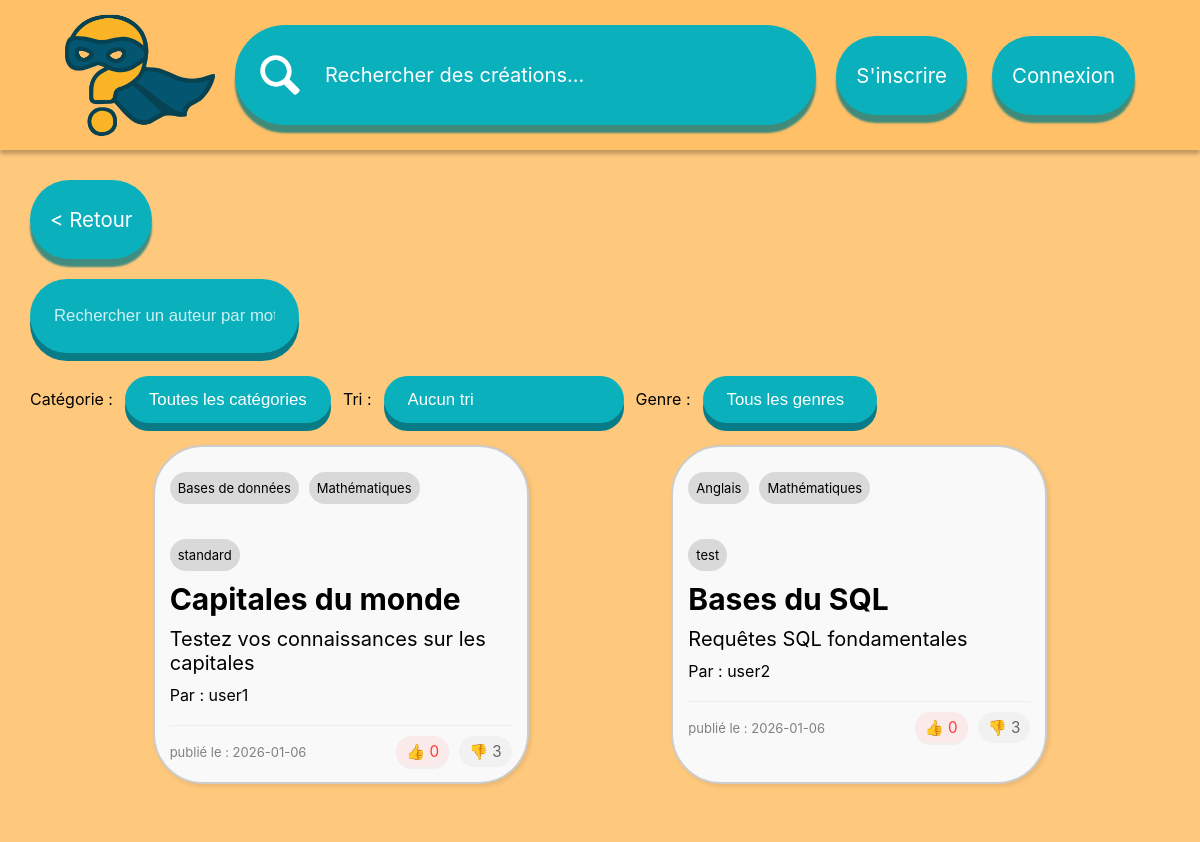
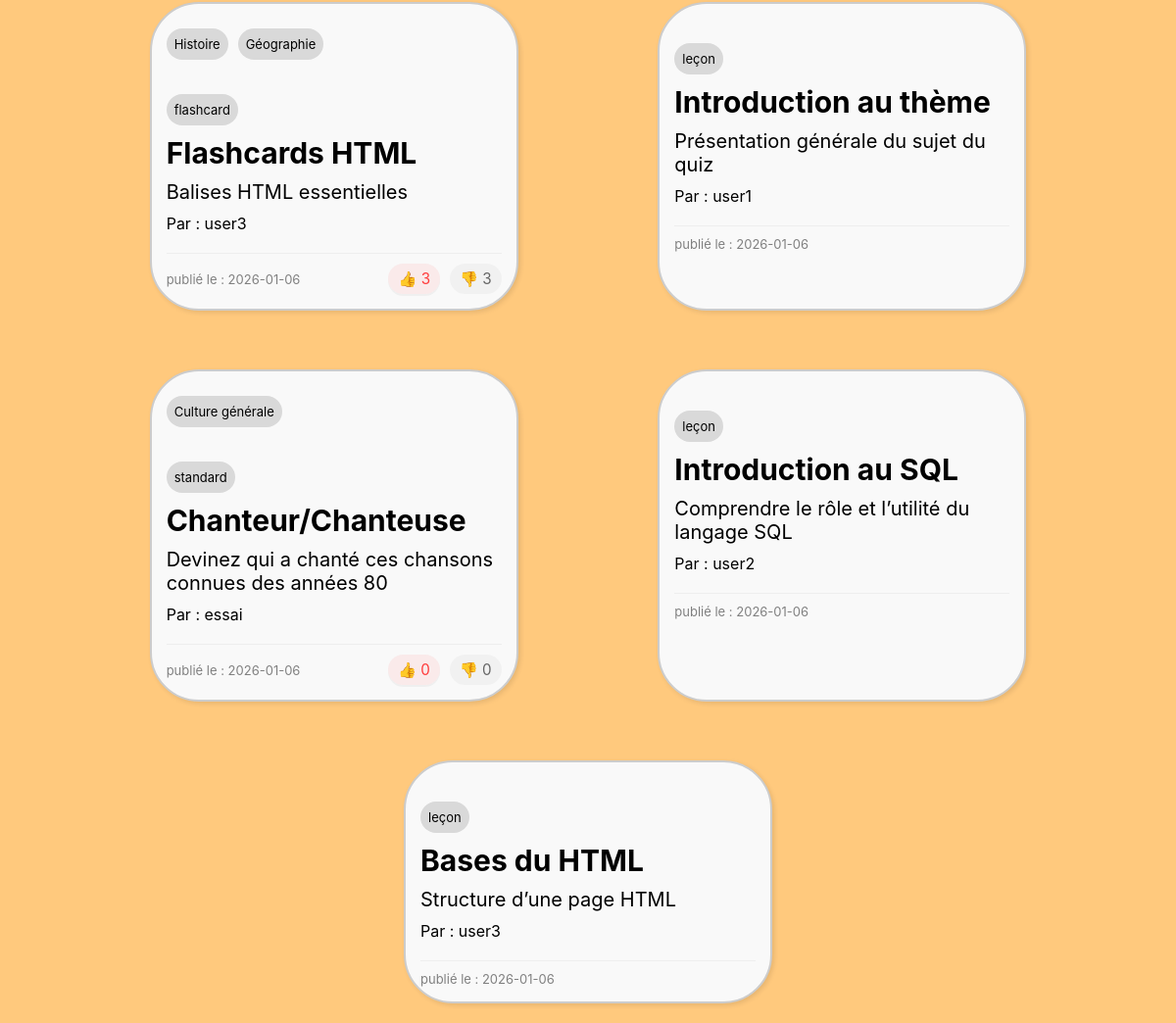
The app's page /?page=catalogue with its own data (2 pictures, top to bottom).
### tables this page shows
CREATE TABLE categories(
                id INTEGER PRIMARY KEY AUTOINCREMENT,
                categorieName TEXT NOT NULL,
                description TEXT,
                UNIQUE(categorieName)
            );

CREATE TABLE Lecon(
                id INTEGER PRIMARY KEY AUTOINCREMENT,
                user_id INTEGER NOT NULL,
                quiz_id INTEGER,
                title TEXT NOT NULL,
                description TEXT,
                disponibilite TEXT,
                date DATE DEFAULT CURRENT_DATE,
                FOREIGN KEY (user_id) REFERENCES users(id) ON DELETE CASCADE,
                FOREIGN KEY (quiz_id) REFERENCES quiz(id) ON DELETE CASCADE,
                CHECK (disponibilite IN ('public','private','ami'))
            );

### src/controllers/catalogueController.php (called while the page is built, shortened)
<?php
require_once ROOT . '/src/models/CatalogueModel.php';
class CatalogueController
{
    public function index()
    {
        $db = getDbConnection();
        $this->model = new CatalogueModel($db);
        $cats = $this->model->getCategories();
        $recherche_cat = isset($_GET['categorie']) && !empty($_GET['categorie']) && htmlspecialchars($_GET['categorie']) != 'Toutes les catégories' ? (int)$_GET['categorie'] : null;
        $recherche_contenu = isset($_GET['contenu']) && (!empty($_GET['contenu']) || $_GET['contenu'] == '0') ? htmlspecialchars($_GET['contenu']) : '';
        $recherche_auteur = isset($_GET['searchAuthor']) && (!empty($_GET['searchAuthor']) || $_GET['searchAuthor'] == '0') ? htmlspecialchars($_GET['searchAuthor']) : '';
        $tri = isset($_GET['tri']) && !empty($_GET['tri']) ? $_GET['tri'] : null;
        $user = isset($_SESSION['id']) ? (int)$_SESSION['id'] : null;
        $genre = isset($_GET['genre']) && !empty($_GET['genre']) ? $_GET['genre'] : '';
        $quiz_correspondants = $this->model->searchContentByAll($user, $recherche_cat, $recherche_contenu,  $recherche_auteur, $genre, $tri);
        $quizzes = $quiz_correspondants;
        foreach ($quizzes as $index => $quiz) {
            if ($quizzes[$index]['genre'] == 'leçon'){
                $quizzes[$index]['categories'] = $this->model->getCategoriesFromLesson($quiz['id']);
            }
            else{
                $quizzes[$index]['categories'] = $this->model->getCategoriesFromQuiz($quiz['id']);
            }
        }
        require ROOT . '/src/views/catalogue.php';
    }
}

### src/models/CatalogueModel.php (called while the page is built, shortened)
<?php
class CatalogueModel {
    private $db;
    public function __construct($db) {
        $this->db = $db;
    }
    public function getCategories(): mixed{
        try{
            $sql = $this->db->prepare("SELECT DISTINCT id,CategorieName FROM categories;");
            $sql->execute();
            $categories = $sql->fetchAll(PDO::FETCH_ASSOC);
            return $categories;
        }catch(PDOException $e){
            die("Fetching categories failed: " . $e->getMessage());
        }catch(Exception $e){
            die("Error: " . $e->getMessage());
        }
    }
    public function searchContentByAll(int|null $user_id, int|null $recherche_cat, string $recherche_contenu = "", string $recherche_auteur = "", string $genre = "", string|null $tris = null): mixed{
        try{
            $baseSql = "SELECT * FROM
            (SELECT DISTINCT quiz.id, title, quiz.description, difficulty, users.username, date, genre,
            (SELECT COUNT(like_id) FROM likes WHERE quiz_id = quiz.id) AS likes,
            (SELECT COUNT(dislike_id) FROM dislikes WHERE quiz_id = quiz.id) AS dislikes
            FROM quiz
            LEFT JOIN categorie_quiz ON categorie_quiz.quiz_id = quiz.id
            LEFT JOIN categories ON categories.id = categorie_quiz.category_id
            INNER JOIN users ON users.id = quiz.user_id
            WHERE (
            quiz.disponibilite IS NULL
            OR quiz.disponibilite = 'public'
            OR (quiz.disponibilite = 'ami' AND EXISTS(SELECT quiz_id FROM amiDisponibilite WHERE ami_id = ? AND quiz_id = quiz.id))
            OR quiz.user_id = ? )
            AND (categories.id = ? OR ? IS NULL) AND (quiz.title LIKE ? OR quiz.description LIKE ?) AND users.username LIKE ?
            UNION
            SELECT DISTINCT lesson.id, title, lesson.description, NULL AS difficulty, users.username, date, 'leçon' AS genre,
            NULL AS likes,NULL AS dislikes FROM Lecon AS lesson
            LEFT JOIN categorie_lecon ON categorie_lecon.lesson_id = lesson.id
            LEFT JOIN categories ON categories.id = categorie_lecon.category_id
            INNER JOIN users ON users.id = lesson.user_id
            WHERE (
            lesson.disponibilite IS NULL
            OR lesson.disponibilite = 'public'
            OR (lesson.disponibilite = 'ami' AND EXISTS(SELECT lesson_id FROM amiDisponibilite WHERE ami_id = ? AND lesson_id = lesson.id))
            OR lesson.user_id = ?)
            AND (categories.id = ? OR ? IS NULL) AND (lesson.title LIKE ? OR lesson.description LIKE ?) AND users.username LIKE ?) AS Requete
            WHERE Requete.genre LIKE ?";
            $sql = $this->db->prepare($baseSql . ' LIMIT 500;');
            $sql->bindValue(1,$user_id);
            $sql->bindValue(2,$user_id);
            $sql->bindValue(3,$recherche_cat);
            $sql->bindValue(4,$recherche_cat);
            $sql->bindValue(5,'%'.$recherche_contenu.'%');
            $sql->bindValue(6,'%'.$recherche_contenu.'%');
            $sql->bindValue(7,'%'.$recherche_auteur.'%');
            $sql->bindValue(8,$user_id);
            $sql->bindValue(9,$user_id);
            $sql->bindValue(10,$recherche_cat);
            $sql->bindValue(11,$recherche_cat);
            $sql->bindValue(12,'%'.$recherche_contenu.'%');
            $sql->bindValue(13,'%'.$recherche_contenu.'%');
            $sql->bindValue(14,'%'.$recherche_auteur.'%');
            $sql->bindValue(15,'%'.$genre.'%');
            $sql->execute();
            $quiz = $sql->fetchAll(PDO::FETCH_ASSOC);
            return $quiz;
        }catch(PDOException $e){
            die("Searching categories failed: " . $e->getMessage());
        }catch(Exception $e){
            die("Error: " . $e->getMessage());
        }
    }
    public function getCategoriesFromQuiz( $quiz_id): mixed{
        try{
            $sql = $this->db->prepare("SELECT DISTINCT categories.id, categories.categorieName FROM categories
            INNER JOIN categorie_quiz ON categorie_quiz.category_id = categories.id
            WHERE categorie_quiz.quiz_id = ?;");
            $sql->bindParam(1,$quiz_id);
            $sql->execute();
            $categories = $sql->fetchAll(PDO::FETCH_ASSOC);
            return $categories;
        }catch(PDOException $e){
            die("Fetching categories from quiz failed: " . $e->getMessage());
        }catch(Exception $e){
            die("Error: " . $e->getMessage());
        }
    }
    public function getCategoriesFromLesson( $lesson_id): mixed{
        try{
            $sql = $this->db->prepare("SELECT DISTINCT categories.id, categories.categorieName FROM categories
            INNER JOIN categorie_lecon ON categorie_lecon.category_id = categories.id
            WHERE categorie_lecon.lesson_id = ?;");
            $sql->bindParam(1,$lesson_id);
            $sql->execute();
            $categories = $sql->fetchAll(PDO::FETCH_ASSOC);
            return $categories;
        }catch(PDOException $e){
            die("Fetching categories from quiz failed: " . $e->getMessage());
        }catch(Exception $e){
            die("Error: " . $e->getMessage());
        }
    }
}
?>

### src/views/catalogue.php (the view, shortened to what this page needs)
<?php
require 'partials/header.php';
?>
<div class="catalogue">
    <button onclick="window.location.href='index.php?page=home'" class="button" type="submit">
        <span></span>
        <p>< Retour</p>
    </button>
    <form method="GET" action="index.php">
        <div class="search-author">
            <?php
            echo '<input type="text" name="searchAuthor" placeholder="Rechercher un auteur par mot-clé" value="' . (isset($_GET['searchAuthor']) ? htmlspecialchars($_GET['searchAuthor']) : '') . '">';
            ?>
        </div>
        <div class="selects">
            <p>Catégorie :</p>
            <select name="categorie" onchange="this.form.submit()">
                <option value="">Toutes les catégories</option>
                <?php
                foreach ($quizzes as $quiz) {
                    if ($quiz['genre'] === 'flashcard') {
                        $genre = 'flashcard';
                        $suite = '&action=start';
                    } elseif ($quiz['genre'] === 'standard') {
                        $genre = 'pageInterQuiz';
                        $suite = '&type=standard';
                    } elseif ($quiz['genre'] === 'test') {
                        $genre = 'pageInterQuiz';
                        $suite = '&type=test';
                    }elseif ($quiz['genre'] === 'leçon'){
                        $genre = 'lesson';
                        $suite = '&categorie=view';
                    }
                }
                ?>
            </select>
            <p>Tri :</p>
            <select name="tri" onchange="this.form.submit()">
                <option value="">Aucun tri</option>
            </select>
            <p>Genre :</p>
            <select name="genre" onchange="this.form.submit()">
                <option value="">Tous les genres</option>
            </select>
        </div>
    </form>
    <div class="quiz-affichage">
        <?php
        foreach ($quizzes as $quiz) {
            if ($quiz['genre'] === 'flashcard') {
                $genre = 'flashcard';
                $suite = '&action=start';
            } elseif ($quiz['genre'] === 'standard') {
                $genre = 'standard';
                $suite = '';
            } elseif ($quiz['genre'] === 'test') {
                $genre = 'test';
                $suite = '';
            }elseif ($quiz['genre'] === 'leçon'){
                $genre = 'lesson';
                $suite = '&categorie=view';
            }
            echo '<div class="quiz" onclick="window.location.href=\'index.php?page=' . $genre . '' . $suite . '&id=' . $quiz['id'] . '\'">
        <article >
            <div class="quiz-cat">';
            if (!empty($quiz['categories']) && is_array($quiz['categories'])) {
                foreach ($quiz['categories'] as $cat) {
                    $catName = $cat['categorieName'] ?? $cat['CategorieName'] ?? $cat['name'] ?? '';
                    echo '<span class="category">' . htmlspecialchars($catName) . '</span>';
                }
            }
            echo '</div>
        <p class="quiz-genre">' . htmlspecialchars($quiz['genre'] ?? '') . '</p>
        <br><p class="quiz-title">' . htmlspecialchars($quiz['title'] ?? '') . '</p>
        <br><p class="quiz-description">' . htmlspecialchars($quiz['description'] ?? '') . '</p>
        <br><p class="quiz-auteur">Par : ' . htmlspecialchars($quiz['username'] ?? '') . '</p>
        <div class="quiz-footer">
            <p class="quiz-date">publié le : ' . htmlspecialchars($quiz['date'] ?? '') . '</p>
                <div class="quiz-reactions">';
                if ($quiz['genre'] != 'leçon'){
                    echo '
                    <span class="reaction like">👍 ' . htmlspecialchars($quiz['likes'] ?? 0) . '</span>
                    <span class="reaction dislike">👎 ' . htmlspecialchars($quiz['dislikes'] ?? 0) . '</span>';
                }
                echo '</div>
            </div>
        </article>
    </div>';
        }
        ?>
    </div>
</div>

### public/assets/style/catalogue.css (style rules this page uses)
.catalogue { padding: 30px 30px 0 30px; }
.catalogue .search-author { margin-top: 20px; margin-bottom: 20px; }
.catalogue .search-author input { background-color: #0AB1BD; border-radius: 50px; color: white; border: none; padding: 14px 24px; font-size: 1.05rem; line-height: 1.2; min-height: 46px; cursor: text; outline: none; box-shadow: 0 8px 0 #087b86; -webkit-appearance: none; -moz-appearance: none; appearance: none; display: inline-block; vertical-align: middle; }
.catalogue .search-author input::placeholder { color: white; opacity: 0.8; }
.catalogue .selects { display: flex; gap: 12px; align-items: center; }
.catalogue .selects select { border-radius: 50px; background-color: #0AB1BD; color: white; border: none; padding: 14px 24px; font-size: 1.05rem; min-height: 46px; cursor: pointer; outline: none; box-shadow: 0 8px 0 #087b86; -webkit-appearance: none; -moz-appearance: none; appearance: none; }
.catalogue .quiz-affichage { display: flex; flex-wrap: wrap; gap: 20px; justify-content: space-evenly; }
.catalogue .quiz-affichage .quiz { border: 2px solid #ccc; border-radius: 50px; padding: 15px; width: 30%; box-shadow: 2px 2px 5px rgba(0, 0, 0, 0.1); background-color: #f9f9f9; transition: transform 0.2s; font-size: 16px; margin-bottom: 20px; margin-top: 20px; }
.catalogue .quiz-affichage .quiz .quiz-cat { display: flex; flex-wrap: wrap; margin-top: 10px; margin-bottom: 10px; }
.catalogue .quiz-affichage .quiz .quiz-cat .category { border-radius: 50px; background-color: #D9D9D9; margin-bottom: 20px; font-size: small; margin-right: 10px; padding: 8px 8px 8px 8px; }
.catalogue .quiz-affichage .quiz p { display: inline-block; margin-top: 5px; margin-bottom: 5px; }
.catalogue .quiz-affichage .quiz p.quiz-genre { border-radius: 50px; background-color: #D9D9D9; font-size: small; padding: 8px 8px 8px 8px; }
.catalogue .quiz-affichage .quiz p.quiz-title { font-weight: bold; font-size: 30px; }
.catalogue .quiz-affichage .quiz p.quiz-description { font-size: 20px; }
.catalogue .quiz-affichage .quiz p.quiz-date { font-size: small; color: grey; }
.catalogue .quiz-affichage .quiz .quiz-footer { display: flex; justify-content: space-between; align-items: center; margin-top: 15px; padding-top: 10px; border-top: 1px solid #eee; }
.catalogue .quiz-affichage .quiz .quiz-footer .quiz-date { font-size: small; color: grey; margin: 0; display: inline-block; }
.catalogue .quiz-affichage .quiz .quiz-footer .quiz-reactions { display: flex; gap: 10px; align-items: center; margin: 0; }
.catalogue .quiz-affichage .quiz .quiz-footer .quiz-reactions .reaction { display: inline-flex; align-items: center; gap: 6px; padding: 6px 10px; border-radius: 20px; font-size: 0.95rem; color: #073238; background-color: rgba(0, 0, 0, 0.03); }
.catalogue .quiz-affichage .quiz .quiz-footer .quiz-reactions .like { color: #ff3b3b; background-color: rgba(255, 59, 59, 0.08); box-shadow: 0 2px 0 rgba(0, 0, 0, 0.04); }
.catalogue .quiz-affichage .quiz .quiz-footer .quiz-reactions .dislike { color: #666; background-color: rgba(0, 0, 0, 0.03); }

### public/assets/style/global.css (style rules this page uses)
body { font-family: 'Inter', sans-serif; background-color: #ffc97d; margin: 0; }
.button { all: unset; }
select { background: #0ab1bd; padding: 20px; border-radius: 50px; color: white; border: none; font-size: 20px; }
.button, .searchbar, .input, .flatinput, .textarea { display: flex; position: relative; align-items: center; padding: 20px; justify-content: flex-start; gap: 20px; width: max-content; height: max-content; }
.button>span, .searchbar>span, .input>span, .flatinput>span, .textarea>span { position: absolute; inset: 0; background: #0ab1bd; border-radius: calc(infinity * 1px); cursor: pointer; z-index: 0; box-shadow: 0px 8px 2px #007881bf; transition: background ease-out 0.2s; }
.button>p { text-align: center; }
.button>p, .searchbar>p { font-size: min(1.7vw, 25px); line-height: 39px; color: #fff; margin: 0; z-index: 1; user-select: none; pointer-events: none; transition: color ease-out 0.2s; }

### records on screen
categories: categorieName "Bases de données"
categories: categorieName "Mathématiques"
categories: categorieName "Anglais"
lecon: genre "flashcard", title "Flashcards HTML", description "Balises HTML essentielles", username "user3", date "2026-01-06", likes "3", dislikes "3", genre "leçon", title "Introduction au thème", description "Présentation générale du sujet du quiz", username "user1"
categories: categorieName "Histoire"
categories: categorieName "Géographie"
lecon: genre "standard", title "Chanteur/Chanteuse", description "Devinez qui a chanté ces chansons connues des années 80", username "essai", date "2026-01-06", likes "0", dislikes "0", genre "leçon", title "Introduction au SQL", description "Comprendre le rôle et l’utilité du langage SQL", username "user2"
categories: categorieName "Culture générale"
lecon: genre "leçon", title "Bases du HTML", description "Structure d’une page HTML", username "user3", date "2026-01-06"

### other values on screen
$quiz['genre'] "standard"
$quiz['title'] "Capitales du monde"
$quiz['description'] "Testez vos connaissances sur les capitales"
$quiz['username'] "user1"
$quiz['date'] "2026-01-06"
$quiz['likes'] "0"
$quiz['dislikes'] "3"
$quiz['genre'] "test"
$quiz['title'] "Bases du SQL"
$quiz['description'] "Requêtes SQL fondamentales"
$quiz['username'] "user2"
